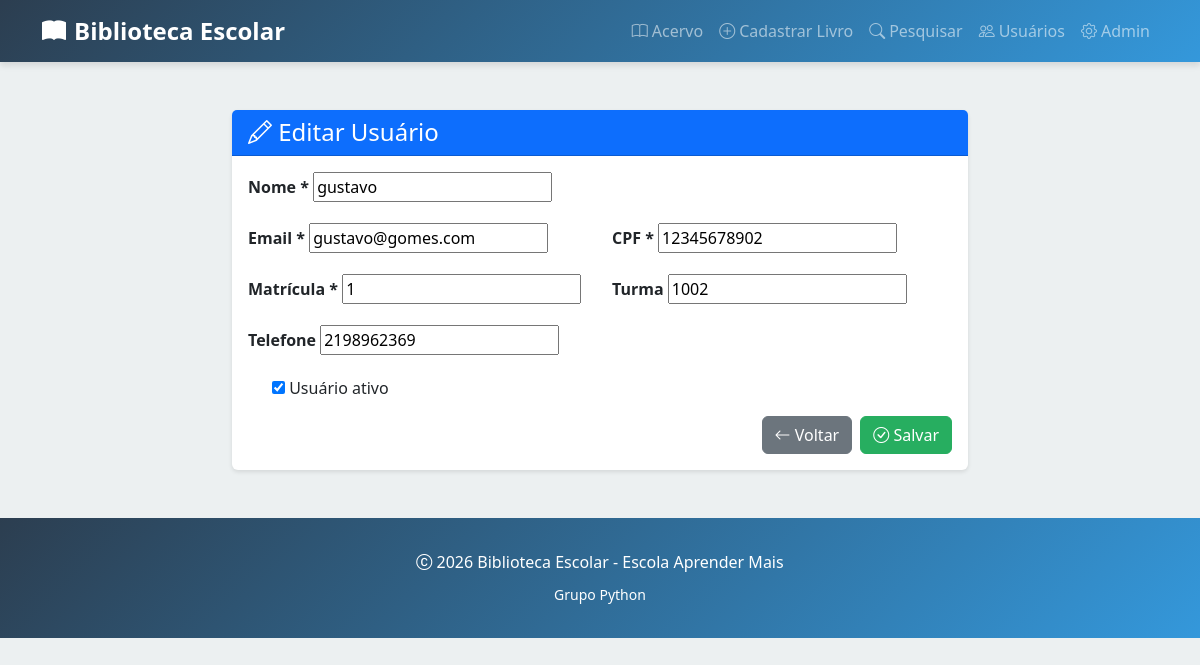
The page /usuarios/editar/3/ on the database its author committed.
### livros/models.py (models this page shows, shortened)
class Usuario(models.Model):
    nome = models.CharField(max_length=150)
    email = models.EmailField(unique=True)
    cpf = models.CharField(max_length=14, unique=True)
    matricula = models.CharField(max_length=20, unique=True)
    turma = models.CharField(max_length=50, blank=True)
    telefone = models.CharField(max_length=20, blank=True)
    data_cadastro = models.DateField(auto_now_add=True)
    ativo = models.BooleanField(default=True)

### livros/views.py (the view)
def editar_usuario(request, id):
    usuario = get_object_or_404(Usuario, id=id)
    if request.method == 'POST':
        form = UsuarioForm(request.POST, instance=usuario)
        if form.is_valid():
            form.save()
            return redirect('lista_usuarios')
    else:
        form = UsuarioForm(instance=usuario)
    return render(
        request,
        'livros/editar_usuario.html',
        {'form': form, 'usuario': usuario}
    )

### livros/forms.py
class UsuarioForm(forms.ModelForm):
    class Meta:
        model = Usuario
        fields = [
            'nome',
            'email',
            'cpf',
            'matricula',
            'turma',
            'telefone',
            'ativo',
        ]

### livros/templates/livros/editar_usuario.html (shortened to what this page needs)
{% extends 'livros/base.html' %}
{% block content %}
<div class="row justify-content-center">
    <div class="col-md-8">
        <div class="card">
            <div class="card-header bg-primary text-white">
                <h4 class="mb-0">
                    <i class="bi bi-pencil"></i> Editar Usuário
                </h4>
            </div>
            <div class="card-body">
                <form method="POST" novalidate>
                    <div class="mb-3">
                        <label for="id_nome" class="form-label fw-bold">Nome *</label>
                        {{ form.nome }}
                    </div>
                    <div class="row">
                        <div class="col-md-6">
                            <div class="mb-3">
                                <label for="id_email" class="form-label fw-bold">Email *</label>
                                {{ form.email }}
                            </div>
                        </div>
                        <div class="col-md-6">
                            <div class="mb-3">
                                <label for="id_cpf" class="form-label fw-bold">CPF *</label>
                                {{ form.cpf }}
                            </div>
                        </div>
                    </div>
                    <div class="row">
                        <div class="col-md-6">
                            <div class="mb-3">
                                <label for="id_matricula" class="form-label fw-bold">Matrícula *</label>
                                {{ form.matricula }}
                            </div>
                        </div>
                        <div class="col-md-6">
                            <div class="mb-3">
                                <label for="id_turma" class="form-label fw-bold">Turma</label>
                                {{ form.turma }}
                            </div>
                        </div>
                    </div>
                    <div class="mb-3">
                        <label for="id_telefone" class="form-label fw-bold">Telefone</label>
                        {{ form.telefone }}
                    </div>
                    <div class="mb-3">
                        <div class="form-check">
                            {{ form.ativo }}
                            <label class="form-check-label" for="id_ativo">
                                Usuário ativo
                            </label>
                        </div>
                    </div>
                    <div class="d-grid gap-2 d-md-flex justify-content-md-end">
                        <a href="{% url 'lista_usuarios' %}" class="btn btn-secondary">
                            <i class="bi bi-arrow-left"></i> Voltar
                        </a>
                        <button type="submit" class="btn btn-success">
                            <i class="bi bi-check-circle"></i> Salvar
                        </button>
                    </div>
                </form>
            </div>
        </div>
    </div>
</div>
{% endblock %}

### livros/templates/livros/base.html (style rules this page uses)
:root { --primary-color: #2c3e50; --secondary-color: #3498db; --accent-color: #e74c3c; --success-color: #27ae60; }
body { background-color: #ecf0f1; color: #2c3e50; font-family: 'Segoe UI', Tahoma, Geneva, Verdana, sans-serif; }
.card { border: none; box-shadow: 0 2px 4px rgba(0, 0, 0, 0.1); transition: all 0.3s ease; height: 100%; }
.btn-success { background-color: var(--success-color); border-color: var(--success-color); }

### rows shown on the page
Usuario: nome "gustavo", email "gustavo@gomes.com", cpf "12345678902", matricula "1", turma "1002", telefone "2198962369", ativo "☑"
